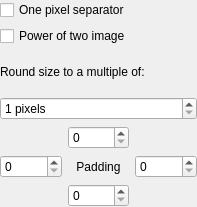
<?xml version="1.0" encoding="UTF-8"?>
<ui version="4.0">
 <class>LayoutConfigFrame</class>
 <widget class="QWidget" name="LayoutConfigFrame">
  <property name="geometry">
   <rect>
    <x>0</x>
    <y>0</y>
    <width>197</width>
    <height>207</height>
   </rect>
  </property>
  <property name="sizePolicy">
   <sizepolicy hsizetype="Minimum" vsizetype="Minimum">
    <horstretch>0</horstretch>
    <verstretch>0</verstretch>
   </sizepolicy>
  </property>
  <property name="windowTitle">
   <string>Frame</string>
  </property>
  <property name="locale">
   <locale language="English" country="UnitedStates"/>
  </property>
  <layout class="QVBoxLayout" name="verticalLayout">
   <property name="sizeConstraint">
    <enum>QLayout::SetMinimumSize</enum>
   </property>
   <property name="margin">
    <number>0</number>
   </property>
   <item>
    <widget class="QCheckBox" name="checkBoxOnePixelOffset">
     <property name="text">
      <string>One pixel separator</string>
     </property>
    </widget>
   </item>
   <item>
    <widget class="QCheckBox" name="checkBoxPOT">
     <property name="text">
      <string>Power of two image</string>
     </property>
    </widget>
   </item>
   <item>
    <widget class="QLabel" name="label_2">
     <property name="text">
      <string>Round size to a multiple of:</string>
     </property>
     <property name="buddy">
      <cstring>spinBoxSizeIncrement</cstring>
     </property>
    </widget>
   </item>
   <item>
    <widget class="QSpinBox" name="spinBoxSizeIncrement">
     <property name="suffix">
      <string> pixels</string>
     </property>
     <property name="minimum">
      <number>1</number>
     </property>
     <property name="maximum">
      <number>1048576</number>
     </property>
    </widget>
   </item>
   <item>
    <layout class="QGridLayout" name="gridLayout">
     <item row="1" column="2">
      <widget class="QSpinBox" name="spinBoxRightOffset">
       <property name="maximum">
        <number>20</number>
       </property>
      </widget>
     </item>
     <item row="1" column="0">
      <widget class="QSpinBox" name="spinBoxLeftOffset">
       <property name="maximum">
        <number>20</number>
       </property>
      </widget>
     </item>
     <item row="1" column="1">
      <widget class="QLabel" name="label">
       <property name="text">
        <string>Padding</string>
       </property>
       <property name="alignment">
        <set>Qt::AlignCenter</set>
       </property>
      </widget>
     </item>
     <item row="0" column="1">
      <widget class="QSpinBox" name="spinBoxTopOffset">
       <property name="maximum">
        <number>20</number>
       </property>
      </widget>
     </item>
     <item row="2" column="1">
      <widget class="QSpinBox" name="spinBoxBottomOffset">
       <property name="maximum">
        <number>20</number>
       </property>
      </widget>
     </item>
    </layout>
   </item>
  </layout>
 </widget>
 <resources/>
 <connections/>
</ui>
